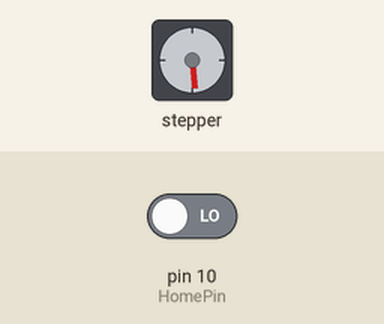
Recording of a sketch running on a simulated Arduino Uno, built with avr-gcc and run on an emulated ATmega328P. Shown: stepper motor. The inputs (shaded band) are chosen by the test bench; at power-on: pin 10 (HomePin) LOW. Stepper angles assume 200 steps per turn; what the sketch prints to the serial monitor is not drawn.

Above: at 1.2 s.
1.3 s: pin 10 (HomePin) driven HIGH
At 2.84 s:
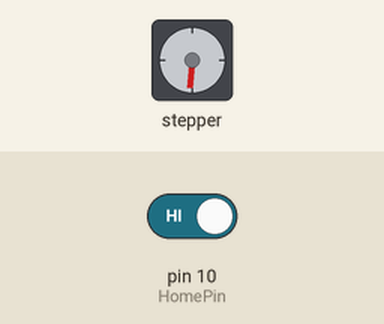
4.3 s: pin 10 (HomePin) driven LOW
At 5.43 s:
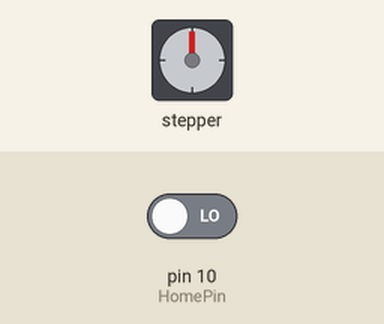
7.3 s: pin 10 (HomePin) driven HIGH
At 8.43 s:
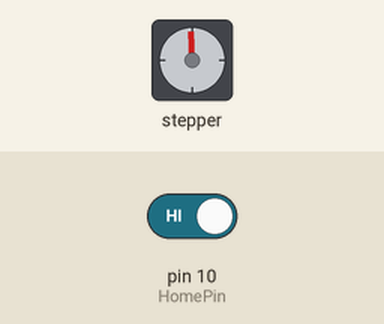
10.3 s: pin 10 (HomePin) driven LOW
19.3 s: pin 10 (HomePin) driven HIGH
Timing chart, 0 to 22.6 s (numbered marks = the images above; inputs shaded):
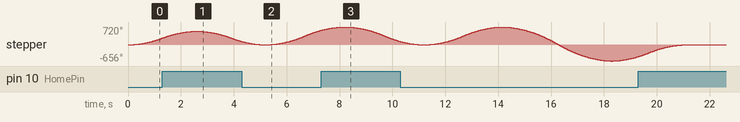

The sketch:

StepperOscillator.ino
```cpp
int CWangle = 90; //Angle to rotate clockwise from center position in degrees
int CCWangle = 82; //Angle to rotate counterclockwise from center position in degrees
int Accel = 179; //Acceleration in steps per second squared

int PulPin = 12; //Define pin for pulse output
int DirPin = 13; //Define pin for direction output
int HomePin = 10; //Define pin for home/run condition

float time1; //Define variable for cycle start time
float time2; //Define variable for cycle end time
float cycle; //Define variable for cycle rate
float CWsteps; //Define variable for clockwise number of steps
float CCWsteps; //Define variable for counterclockwise number of steps

#include <AccelStepper.h> //Import stepper library
AccelStepper stepper(AccelStepper::DRIVER, PulPin, DirPin); //Define stepper object and pins

void setup() {

  Serial.begin(9600);

  pinMode(HomePin, INPUT); //Pin connected to switch to select home or run mode

  CWsteps = round((1600./360.)*CWangle); //Convert clockwise angle to number of steps
  CCWsteps = round((1600./360.)*CCWangle); //Convert counterclockwise angle to number of steps

  stepper.setAcceleration(Accel); //Set acceleration rate
  stepper.setMaxSpeed(50000); //Set max speed to an unreachable value (to create triangular motion profile)
  stepper.moveTo(CWsteps); //Set iniial movement to clockwise position
}

void loop() {

  //If the stepper reached it's counterclockwise position, start moving to clockwise position:
  if (stepper.distanceToGo()==0 && stepper.currentPosition()==-CCWsteps){
    stepper.moveTo(CWsteps);
    time1 = millis(); //Cycle begin time
  }

  //If the stepper reached it's clockwise position, start moving to counterclockwise position:
  if (stepper.distanceToGo()==0 && stepper.currentPosition()==CWsteps) {
    stepper.moveTo(-CCWsteps);
    time2 = millis(); //Cycle end time
    cycle = abs(60000./(time2-time1)); //Calculate cycles per minute
    Serial.print("The number of cycles per minute is ");
    Serial.println(cycle); //Print cycles per minute on serial window
  }

  //If selector switch is set to home, move to center position:
  if (digitalRead(HomePin) == HIGH) {
      stepper.moveTo(0);
  }

  //If selector switch is set to run and the target position is set to zero, change target position to clockwise position
  if (digitalRead(HomePin) == LOW && stepper.targetPosition() == 0) {
      stepper.moveTo(CWsteps);
  }

  stepper.run();

}
```
